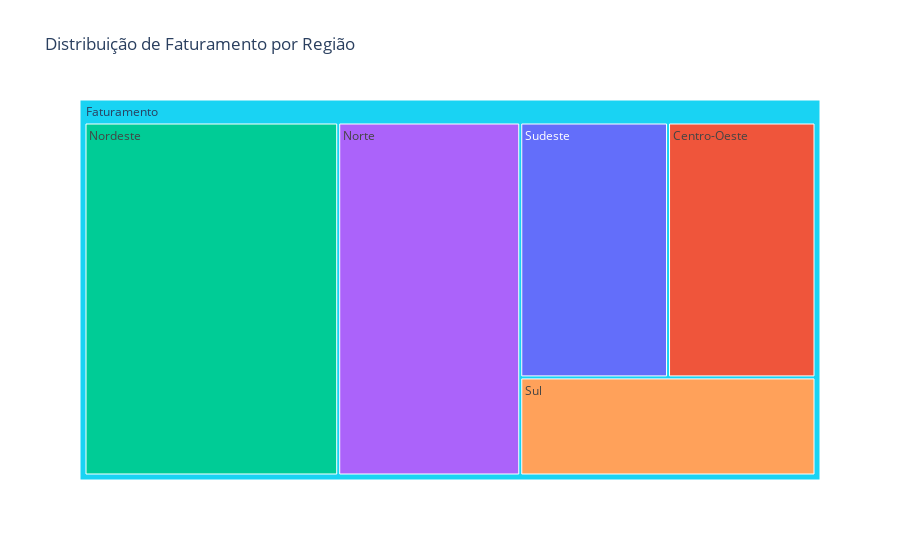

Notebook code cell kept with this figure:
### Code cell
fig = px.treemap(
    df_comparativo_regioes,
    path=[px.Constant('Faturamento'), 'Região'], values='Faturamento',
    color='Região', custom_data=['Região', 'Faturamento'],
    title='Distribuição de Faturamento por Região',
    
)
fig.show()

### Figure 1 — Plotly figure (JSON) as saved in the notebook; plotly's stock layout.template omitted (floating-point values rounded to 4 significant figures)
{"data": [{"branchvalues": "total", "customdata": [["Sudeste", 6824476], ["Centro-Oeste", 6809368], ["Nordeste", 16225186], ["Norte", 11642920], ["Sul", 5247325], ["(?)", 46749275]], "domain": {"x": [0, 1], "y": [0, 1]}, "hovertemplate": "labels=%{label}<br>Faturamento=%{value}<br>parent=%{parent}<br>id=%{id}<br>Região=%{customdata[0]}<extra></extra>", "ids": ["Faturamento/Sudeste", "Faturamento/Centro-Oeste", "Faturamento/Nordeste", "Faturamento/Norte", "Faturamento/Sul", "Faturamento"], "labels": ["Sudeste", "Centro-Oeste", "Nordeste", "Norte", "Sul", "Faturamento"], "marker": {"colors": ["#636efa", "#EF553B", "#00cc96", "#ab63fa", "#FFA15A", "#19d3f3"]}, "name": "", "parents": ["Faturamento", "Faturamento", "Faturamento", "Faturamento", "Faturamento", ""], "type": "treemap", "values": [6824476, 6809368, 16225186, 11642920, 5247325, 46749275]}], "layout": {"legend": {"tracegroupgap": 0}, "title": {"text": "Distribuição de Faturamento por Região"}}}
